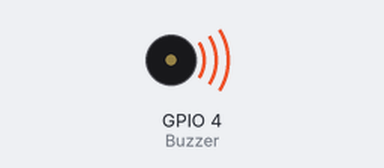
Simulated run of this sketch. Board: ESP8266 (NodeMCU). Shown: buzzer (waves = sounding, pin HIGH).

Above: at 1.0 s.
At 5.5 s:
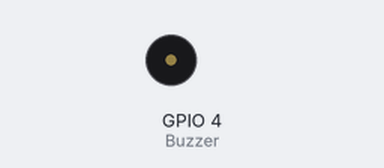
Timing chart, 0 to 6.9 s (numbered marks = the images above):
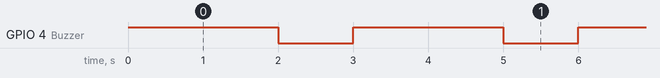

The sketch:

Roseth.ino
```cpp
//int Buzzer = 7; //for Arduino Microcontroller
//int Buzzer = D7; //for ESP8266 Microcontroller
int Buzzer = 4; //for ESP32 Microcontroller

void setup(){
  pinMode (Buzzer, OUTPUT);
}

void loop(){
  digitalWrite (Buzzer, HIGH); //turn buzzer on
  delay(2000);
  digitalWrite (Buzzer, LOW);  //turn buzzer off
  delay(1000);
}
```

Measured:
- by itself, GPIO 4 (Buzzer): alternates HIGH for 2.0 s and LOW for 1.0 s
